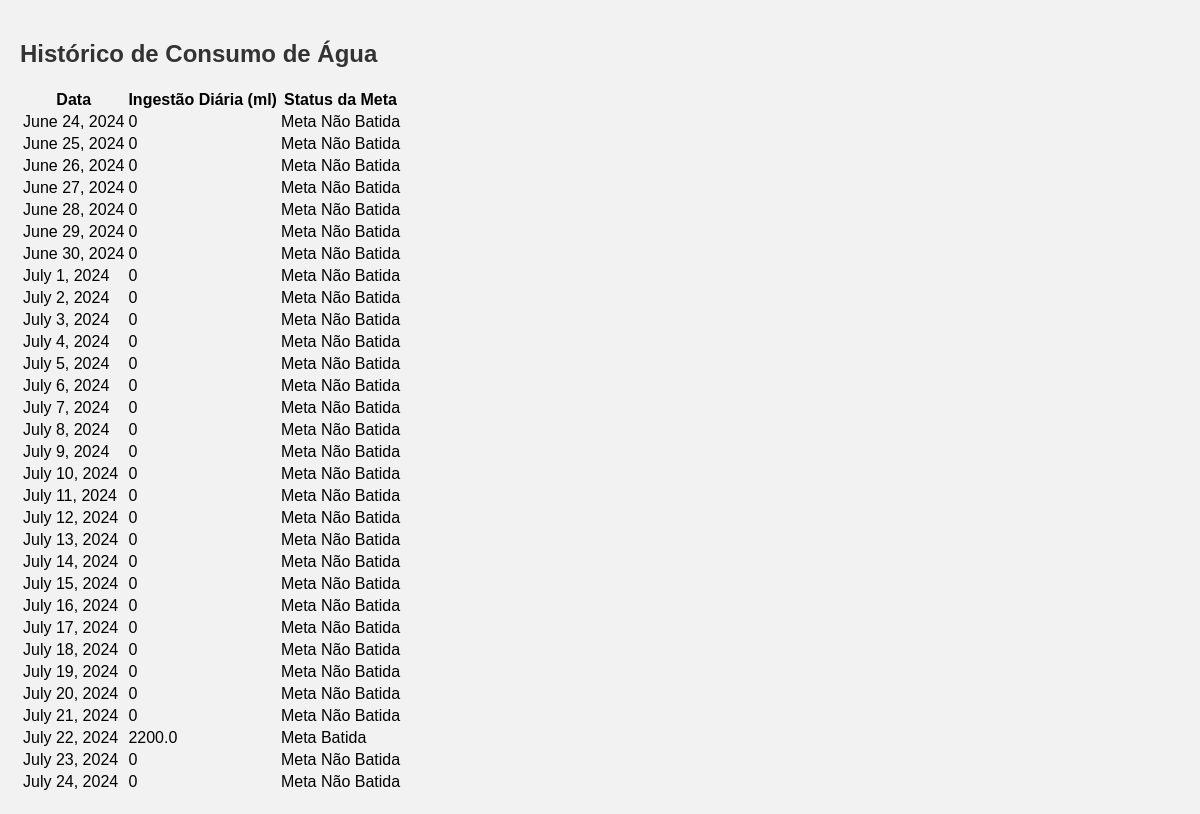
The page /history/ (signed in) on the database its author committed.
### tracker/models.py (models this page shows)
class User(AbstractUser):
    weight = models.FloatField()

### tracker/views.py (the view)
# urls.py: path('history/', tracker_views.history_view, name='history'),
@login_required
def history_view(request):
    user = request.user
    start_date = date.today() - timedelta(days=30)  # Exemplo: histórico dos últimos 30 dias
    intakes = WaterIntake.objects.filter(user=user, date__gte=start_date).order_by('date')
    history = []
    recommended_daily_intake = user.weight * 35  # Recalcular a ingestão diária recomendada com base no peso do usuário
    current_date = start_date
    while current_date <= date.today():
        daily_intake = intakes.filter(date=current_date).aggregate(Sum('amount'))['amount__sum'] or 0
        meta_batida = daily_intake >= recommended_daily_intake
        history.append({
            'date': current_date,
            'daily_intake': daily_intake,
            'meta_batida': meta_batida
        })
        current_date += timedelta(days=1)
    return render(request, 'tracker/history.html', {'history': history})

### tracker/templates/tracker/history.html (shortened to what this page needs)
<!DOCTYPE html>
<html>
<head>
    {% load static %}
    <link rel="stylesheet" href="{% static 'tracker/style.css' %}">
</head>
<body>
    <h2>Histórico de Consumo de Água</h2>
    <table>
        <thead>
            <tr>
                <th>Data</th>
                <th>Ingestão Diária (ml)</th>
                <th>Status da Meta</th>
            </tr>
        </thead>
        <tbody>
            {% for record in history %}
            <tr>
                <td>{{ record.date }}</td>
                <td>{{ record.daily_intake }}</td>
                <td>{% if record.meta_batida %}Meta Batida{% else %}Meta Não Batida{% endif %}</td>
            </tr>
            {% endfor %}
        </tbody>
    </table>
</body>
</html>

### tracker/static/tracker/style.css (style rules this page uses)
body { font-family: Arial, sans-serif; background-color: #f2f2f2; margin: 0; padding: 20px; }
h2 { color: #333; }

### rows shown on the page
User: date "July 23, 2024", daily_intake "0", shows "Meta Não Batida"

### other values the page prints
{{ record.date }} "June 24, 2024" "June 25, 2024" "June 26, 2024" "June 27, 2024" "June 28, 2024" "June 29, 2024" "June 30, 2024" "July 1, 2024" "July 2, 2024" "July 3, 2024" "July 4, 2024" "July 5, 2024" "July 6, 2024" "July 7, 2024" "July 8, 2024" "July 9, 2024" "July 10, 2024" "July 11, 2024" "July 12, 2024" "July 13, 2024" "July 14, 2024" "July 15, 2024" "July 16, 2024" "July 17, 2024" "July 18, 2024" "July 19, 2024" "July 20, 2024" "July 21, 2024" "July 22, 2024" "July 24, 2024"
{{ record.daily_intake }} "0" "0" "0" "0" "0" "0" "0" "0" "0" "0" "0" "0" "0" "0" "0" "0" "0" "0" "0" "0" "0" "0" "0" "0" "0" "0" "0" "0" "2200.0" "0"
